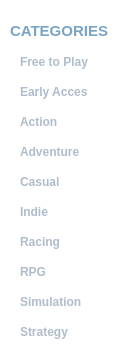
            <widget class="QWidget" name="Categories_widget" native="true">
             <property name="sizePolicy">
              <sizepolicy hsizetype="Expanding" vsizetype="Expanding">
               <horstretch>0</horstretch>
               <verstretch>0</verstretch>
              </sizepolicy>
             </property>
             <property name="minimumSize">
              <size>
               <width>55</width>
               <height>0</height>
              </size>
             </property>
             <property name="styleSheet">
              <string notr="true">background-color: rgb(74, 79, 90);
background-color: qlineargradient(spread:pad, x1:0.182, y1:0.0284091, x2:0.307, y2:0.573864, stop:0 rgba(74, 79, 90, 255), stop:1 rgba(125, 134, 152, 255));
background-color: rgba(0, 0, 0, 0);</string>
             </property>
             <widget class="QLabel" name="label">
              <property name="geometry">
               <rect>
                <x>10</x>
                <y>20</y>
                <width>101</width>
                <height>21</height>
               </rect>
              </property>
              <property name="font">
               <font>
                <family>Arial</family>
                <pointsize>11</pointsize>
                <bold>true</bold>
               </font>
              </property>
              <property name="styleSheet">
               <string notr="true">color: rgb(122, 164, 199);
background-color: rgba(0, 0, 0, 0);</string>
              </property>
              <property name="text">
               <string>CATEGORIES</string>
              </property>
             </widget>
             <widget class="QPushButton" name="pushButton">
              <property name="geometry">
               <rect>
                <x>20</x>
                <y>50</y>
                <width>75</width>
                <height>23</height>
               </rect>
              </property>
              <property name="font">
               <font>
                <family>Arial</family>
                <pointsize>9</pointsize>
                <bold>true</bold>
               </font>
              </property>
              <property name="cursor">
               <cursorShape>PointingHandCursor</cursorShape>
              </property>
              <property name="styleSheet">
               <string notr="true">QPushButton{
color: rgb(176, 188, 203);
border: 0px;
background-color: rgba(0, 0, 0, 0);
text-align: left;
}
QPushButton:hover
{
color: rgb(204, 218, 235);
}</string>
              </property>
              <property name="text">
               <string>Free to Play</string>
              </property>
             </widget>
             <widget class="QPushButton" name="pushButton_2">
              <property name="geometry">
               <rect>
                <x>20</x>
                <y>80</y>
                <width>75</width>
                <height>23</height>
               </rect>
              </property>
              <property name="font">
               <font>
                <family>Arial</family>
                <pointsize>9</pointsize>
                <bold>true</bold>
               </font>
              </property>
              <property name="cursor">
               <cursorShape>PointingHandCursor</cursorShape>
              </property>
              <property name="styleSheet">
               <string notr="true">QPushButton{
color: rgb(176, 188, 203);
border: 0px;
background-color: rgba(0, 0, 0, 0);
text-align: left;
}
QPushButton:hover
{
color: rgb(204, 218, 235)
}</string>
              </property>
              <property name="text">
               <string>Early Acces</string>
              </property>
             </widget>
             <widget class="QPushButton" name="pushButton_3">
              <property name="geometry">
               <rect>
                <x>20</x>
                <y>110</y>
                <width>41</width>
                <height>23</height>
               </rect>
              </property>
              <property name="font">
               <font>
                <family>Arial</family>
                <pointsize>9</pointsize>
                <bold>true</bold>
               </font>
              </property>
              <property name="cursor">
               <cursorShape>PointingHandCursor</cursorShape>
              </property>
              <property name="styleSheet">
               <string notr="true">QPushButton{
color: rgb(176, 188, 203);
border: 0px;
background-color: rgba(0, 0, 0, 0);
text-align: left;
}
QPushButton:hover
{
color: rgb(204, 218, 235)
}</string>
              </property>
              <property name="text">
               <string>Action</string>
              </property>
             </widget>
             <widget class="QPushButton" name="pushButton_4">
              <property name="geometry">
               <rect>
                <x>20</x>
                <y>140</y>
                <width>61</width>
                <height>23</height>
               </rect>
              </property>
              <property name="font">
               <font>
                <family>Arial</family>
                <pointsize>9</pointsize>
                <bold>true</bold>
               </font>
              </property>
              <property name="cursor">
               <cursorShape>PointingHandCursor</cursorShape>
              </property>
              <property name="styleSheet">
               <string notr="true">QPushButton{
color: rgb(176, 188, 203);
border: 0px;
background-color: rgba(0, 0, 0, 0);
text-align: left;
}
QPushButton:hover
{
color: rgb(204, 218, 235)
}</string>
              </property>
              <property name="text">
               <string>Adventure</string>
              </property>
             </widget>
             <widget class="QPushButton" name="pushButton_5">
              <property name="geometry">
               <rect>
                <x>20</x>
                <y>170</y>
                <width>41</width>
                <height>23</height>
               </rect>
              </property>
              <property name="font">
               <font>
                <family>Arial</family>
                <pointsize>9</pointsize>
                <bold>true</bold>
               </font>
              </property>
              <property name="cursor">
               <cursorShape>PointingHandCursor</cursorShape>
              </property>
              <property name="styleSheet">
               <string notr="true">QPushButton{
color: rgb(176, 188, 203);
border: 0px;
background-color: rgba(0, 0, 0, 0);
text-align: left;
}
QPushButton:hover
{
color: rgb(204, 218, 235)
}</string>
              </property>
              <property name="text">
               <string>Casual</string>
              </property>
             </widget>
             <widget class="QPushButton" name="pushButton_6">
              <property name="geometry">
               <rect>
                <x>20</x>
                <y>200</y>
                <width>31</width>
                <height>23</height>
               </rect>
              </property>
              <property name="font">
               <font>
                <family>Arial</family>
                <pointsize>9</pointsize>
                <bold>true</bold>
               </font>
              </property>
              <property name="cursor">
               <cursorShape>PointingHandCursor</cursorShape>
              </property>
              <property name="styleSheet">
               <string notr="true">QPushButton{
color: rgb(176, 188, 203);
border: 0px;
background-color: rgba(0, 0, 0, 0);
text-align: left;
}
QPushButton:hover
{
color: rgb(204, 218, 235)
}</string>
              </property>
              <property name="text">
               <string>Indie</string>
              </property>
             </widget>
             <widget class="QPushButton" name="pushButton_7">
              <property name="geometry">
               <rect>
                <x>20</x>
                <y>230</y>
                <width>41</width>
                <height>23</height>
               </rect>
              </property>
              <property name="font">
               <font>
                <family>Arial</family>
                <pointsize>9</pointsize>
                <bold>true</bold>
               </font>
              </property>
              <property name="cursor">
               <cursorShape>PointingHandCursor</cursorShape>
              </property>
              <property name="styleSheet">
               <string notr="true">QPushButton{
color: rgb(176, 188, 203);
border: 0px;
background-color: rgba(0, 0, 0, 0);
text-align: left;
}
QPushButton:hover
{
color: rgb(204, 218, 235)
}</string>
              </property>
              <property name="text">
               <string>Racing</string>
              </property>
             </widget>
             <widget class="QPushButton" name="pushButton_8">
              <property name="geometry">
               <rect>
                <x>20</x>
                <y>260</y>
                <width>31</width>
                <height>23</height>
               </rect>
              </property>
              <property name="font">
               <font>
                <family>Arial</family>
                <pointsize>9</pointsize>
                <bold>true</bold>
               </font>
              </property>
              <property name="cursor">
               <cursorShape>PointingHandCursor</cursorShape>
              </property>
              <property name="styleSheet">
               <string notr="true">QPushButton{
color: rgb(176, 188, 203);
border: 0px;
background-color: rgba(0, 0, 0, 0);
text-align: left;
}
QPushButton:hover
{
color: rgb(204, 218, 235)
}</string>
              </property>
              <property name="text">
               <string>RPG</string>
              </property>
             </widget>
             <widget class="QPushButton" name="pushButton_9">
              <property name="geometry">
               <rect>
                <x>20</x>
                <y>290</y>
                <width>61</width>
                <height>23</height>
               </rect>
              </property>
              <property name="font">
               <font>
                <family>Arial</family>
                <pointsize>9</pointsize>
                <bold>true</bold>
               </font>
              </property>
              <property name="cursor">
               <cursorShape>PointingHandCursor</cursorShape>
              </property>
              <property name="styleSheet">
               <string notr="true">QPushButton{
color: rgb(176, 188, 203);
border: 0px;
background-color: rgba(0, 0, 0, 0);
text-align: left;
}
QPushButton:hover
{
color: rgb(204, 218, 235)
}</string>
              </property>
              <property name="text">
               <string>Simulation</string>
              </property>
             </widget>
             <widget class="QPushButton" name="pushButton_10">
              <property name="geometry">
               <rect>
                <x>20</x>
                <y>320</y>
                <width>51</width>
                <height>23</height>
               </rect>
              </property>
              <property name="font">
               <font>
                <family>Arial</family>
                <pointsize>9</pointsize>
                <bold>true</bold>
               </font>
              </property>
              <property name="cursor">
               <cursorShape>PointingHandCursor</cursorShape>
              </property>
              <property name="styleSheet">
               <string notr="true">QPushButton{
color: rgb(176, 188, 203);
border: 0px;
background-color: rgba(0, 0, 0, 0);
text-align: left;
}
QPushButton:hover
{
color: rgb(204, 218, 235)
}</string>
              </property>
              <property name="text">
               <string>Strategy</string>
              </property>
             </widget>
            </widget>
